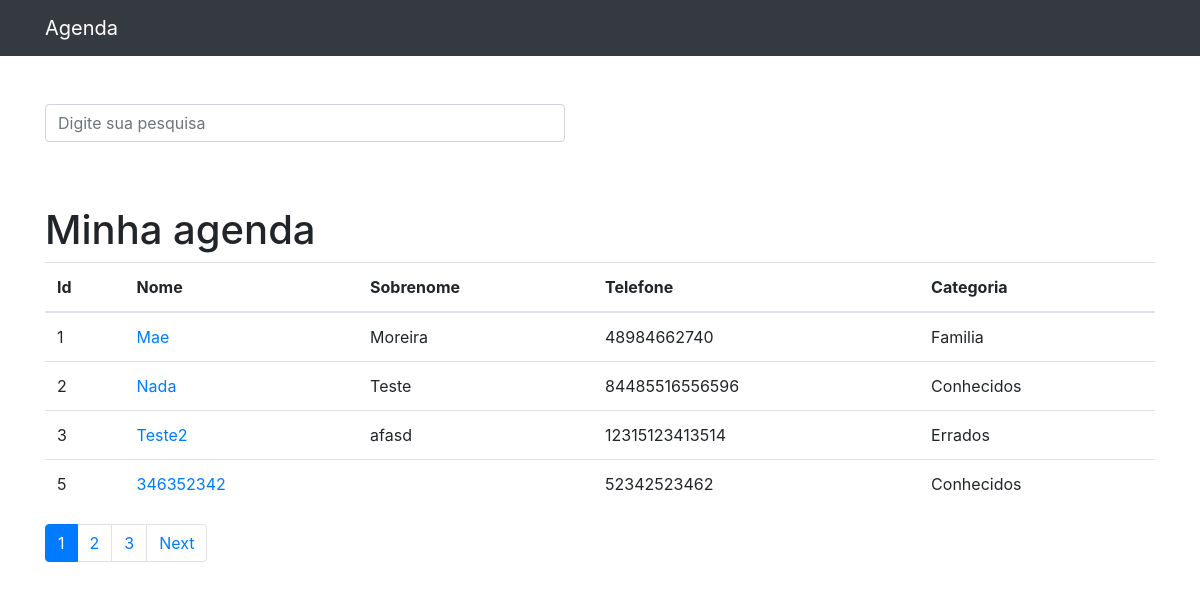
The page / on the database its author committed.
### contatos/models.py (models this page shows, shortened)
class Contato(models.Model):
    nome = models.CharField(max_length=255)
    sobrenome = models.CharField(max_length=255, blank=True)
    telefone = models.CharField(max_length=255)
    email = models.CharField(max_length=255, blank=True)
    data_criacao = models.DateTimeField(default=timezone.now())
    descricao = models.TextField(blank=True)
    categoria = models.ForeignKey(Categoria, on_delete=models.DO_NOTHING)
    mostrar = models.BooleanField(default=True)
    foto = models.ImageField(blank=True, upload_to='pictures/%Y/%m/')

class Categoria(models.Model):
    nome = models.CharField(max_length=255)
    def __str__(self):
        return self.nome

### contatos/views.py (the view)
# urls.py: 2. Add a URL to urlpatterns:  path('', views.home, name='home')
def home(request):
    contatos = Contato.objects.order_by('id').filter(mostrar=True)
    return render_contatos(contatos, request, 'home')

### contatos/views.py (called while the page is built)
def render_contatos(contatos, request, nome):
    paginator = Paginator(contatos, 4)
    page = request.GET.get('p')
    contatos = paginator.get_page(page)
    return render(request, f'contatos/{nome}.html', {
        'contatos': contatos
    })

### contatos/templates/contatos/home.html (shortened to what this page needs)
{% extends 'base.html' %}
{% block content %}
<h1 class="mt-5">Minha agenda</h1>
<table class="table">
	<thead>
		<tr>
			<th>Id</th>
			<th>Nome</th>
			<th>Sobrenome</th>
			<th>Telefone</th>
			<th>Categoria</th>
		</tr>
	</thead>
	<tbody>
		{%for contato in contatos%}
		<tr>
			<td>{{contato.id}}</td>
			<td>
				<a href="{% url 'ver_contato' contato.id %}"> {{contato.nome}}</a>
			</td>
			<td>{{contato.sobrenome}}</td>
			<td>{{contato.telefone}}</td>
			<td>{{contato.categoria}}</td>
		</tr>
		{% endfor %}
	</tbody>
</table>
<nav aria-label="Page navigation example">
	<ul class="pagination">
		{% for pagina in contatos.paginator.page_range %}
		{% if contatos.number == pagina %}
		<li class="page-item active">
			<a class="page-link" href="?p={{pagina}}&termo={{ request.GET.termo }}"> {{pagina}} </a>
		</li>
		{% else %}
		<li class="page-item">
			<a class="page-link" href="?p={{pagina}}&termo={{ request.GET.termo }}">{{pagina}}</a>
		</li>
		{% endif %}
		{% endfor %}
		{% if contatos.has_next %}
		<li class="page-item">
			<a class="page-link" href="?p={{contatos.next_page_number}}&termo={{ request.GET.termo }}">Next</a>
		</li>
		{%endif%}
	</ul>
</nav>
{% endblock %}

### rows shown on the page
Contato: id "1", nome "Mae", sobrenome "Moreira", telefone "48984662740", categoria "Familia"
Contato: id "2", nome "Nada", sobrenome "Teste", telefone "84485516556596", categoria "Conhecidos"
Contato: id "3", nome "Teste2", sobrenome "afasd", telefone "12315123413514", categoria "Errados"
Contato: id "5", nome "346352342", telefone "52342523462", categoria "Conhecidos"

### other values the page prints
{{ pagina }} "1"
{{ pagina }} "2" "3"
